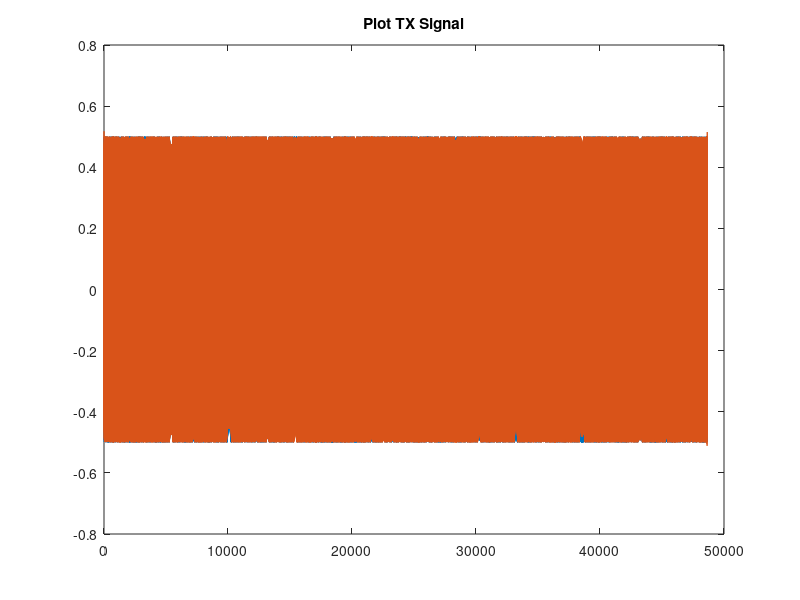

MATLAB code to generate this figure: (Note: this script raises an error after producing the figure.)
% Top Level File for the FMCW Radar
close all
clear
clc
c = 3*10^8;         % Speed of light (m/s)
df = 380*10^6;      % Bandwidth (Hz)
fc = 1.2*10^9;      % Center frequency (Hz)
fs = (fc+df/2)*2.1; % Sampling rate (Hz)
Tm = (1/fc)*10^4;   % Modulation index (s)
theta = pi/2;       % Angle of Arrival for object (radians)
distance = 50;      % Distance of object (m)
velocity = 10^6;    % Velocity of object (m/s)
gamma = df/Tm;      % Chirp Rate

tic
%% Object Processing

% Generate Chirp
fmin = fc-df/2;             % Hz
fmax = fc+df/2;             % Hz
dt = 1/fs;                  % Time Step (s)
t = 0:dt:2*Tm;              % Duration of chirp (s)

% Generate signal
ramp_gen = sawtooth(2*pi*t/(2*Tm),0.5);
tx_signal = vco(ramp_gen,[fmin fmax],fs);
len = length(tx_signal);
fftsize = 2^nextpow2(len);
tx_signal = fft(tx_signal, fftsize);
tx_signal = ifft(tx_signal(1:fftsize/2), fftsize);
tx_signal = tx_signal(1:len);


figure
plot(1:length(tx_signal), real(tx_signal), 1:length(tx_signal), imag(tx_signal))
title('Plot TX Signal')

%% Plot Generated Chirp
figure
spectrogram(tx_signal,256*4,220*4,512*16,fs,'yaxis')
xlabel('Time(s)')
ylabel('Frequency (Hz)')
title('Spectrogram of Generated Chirp')
axis([0 Tm*2 fmin*.8 fmax*1.2])



%% Calculate Shifts from Object Reflection
% Time Shift
c = 3*10^8;                 % speed of light (m/s)
tdelay = 2*distance/c;      % time delay (s)
tshift = tdelay/dt;

% Doppler Shift
vr = velocity*sin(theta);   % radial velocity (m/s)
lambda = c/fc;              % wavelength of carrier signal (m)
fdoppler = (2*vr)/lambda;   % Doppler shift (Hz)
fftsize = 2^nextpow2(max(length(tx_signal),fs/fdoppler));


%% Apply Freq Shift

% Determine the necessary resolution for the fft shift
if (fdoppler ~= 0)
    fftsize = 2^nextpow2(max(length(tx_signal),fs/fdoppler));
else 
    fftsize = 2^nextpow2(length(tx_signal));
end


%% Freq Shift Data
fftres = fs/fftsize;
% fftsize = 2^nextpow2(length(tx_signal));
% fftres = fs/fftsize;

fftshift = round(fdoppler/fftres);
fdoppler = fftshift*fftres;
fft_tx = fft(tx_signal,fftsize);

% Shift the FFT data
fft_tx_shift = circshift(fft_tx(1:fftsize/2), [0, fftshift]);


%% Plot Doppler Shifted Data
tx_freqshifted = ifft(fft_tx_shift, fftsize);
tx_freqshifted = tx_freqshifted(1:length(tx_signal));
spectrogram(tx_freqshifted,256*2,220*2,512*8,fs,'yaxis')
xlabel('Time(s)')
ylabel('Frequency (Hz)')
title('Spectrogram of Doppler Shifted Chirp')
axis([0 Tm*2 fmin*.8 fmax*1.2])


%% Apply time shift
len = length(tx_freqshifted);
reflected_signal = circshift(tx_freqshifted, [0, round(tshift)]);
figure
spectrogram(reflected_signal,256*2,220*2,512*8,fs,'yaxis')
xlabel('Time(s)')
ylabel('Frequency (Hz)')
title('Spectrogram of Reflected Chirp')
axis([0 Tm*2 fmin*.8 fmax*1.2])

toc 
tic

%% RX Object Processing
window = 256*2;
noverlap = 220*2;
spectfftsize = fftsize;
[chirpRefl,freqsRefl,t] = spectrogram(reflected_signal,window,noverlap,fftsize,fs);
[chirpIn,freqIn,tin] = spectrogram(tx_signal,window,noverlap,fftsize,fs);

txFreqs = [];
rxFreqs = [];

for n = 1:length(chirpIn(1,:))
    [pks,locs] = findpeaks(abs(chirpIn(:,n)));
    [maxPk,ind] = max(pks);
    txFreqs = [txFreqs,freqIn(locs(ind))];
end

for n = 1:length(chirpRefl(1,:))
    [pks,locs] = findpeaks(abs(chirpRefl(:,n)));
    [maxPk,ind] = max(pks);
    rxFreqs = [rxFreqs,freqsRefl(locs(ind))];
end

%% Plot Max TX/RX Frequency
figure(4)
plot((1:length(rxFreqs))*dt,rxFreqs, 'r')
xlabel('Time(s)')
ylabel('Frequency (Hz)')
hold on
plot((1:length(txFreqs))*dt,txFreqs, 'b')
xlabel('Time(s)')
ylabel('Frequency (Hz)')
legend('rxFreqs', 'txFreqs')
title('Compare Max Frequency')
hold off

%% Plot Beat Frequency
beat = abs(rxFreqs - txFreqs);
figure(5)
plot((1:length(beat))*dt, beat)
xlabel('Time(s)')
ylabel('Frequency (Hz)')
title('Frequency Difference')

%% Detect plateaus
[txMax,txInd] = max(txFreqs)
txMin = min(txFreqs)
[rxMax,rxMaxInd] = max(rxFreqs)
[rxMin,rxMinInd] = min(rxFreqs)

f1 = abs(mode(beat(rxMinInd:txInd)))
f2 = abs(mode(beat(rxMaxInd:end)))


%% Calculate velocity and distance

calc_fD = 0.5*(f2-f1);
calc_fB = 0.5*(f2+f1);


calc_vel = abs(calc_fD*(3*10^8)/(2*fc));
calc_dist = calc_fB*(3*10^8)/(2*gamma);
toc

%% Results
distance
calc_dist
dist_error = (calc_dist - distance)/distance
velocity
calc_vel
vel_error= (calc_vel - velocity)/velocity